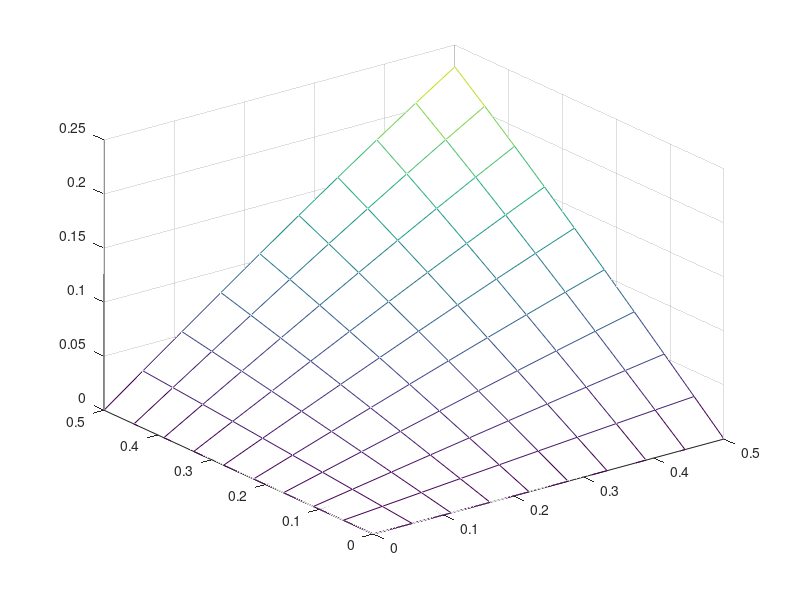
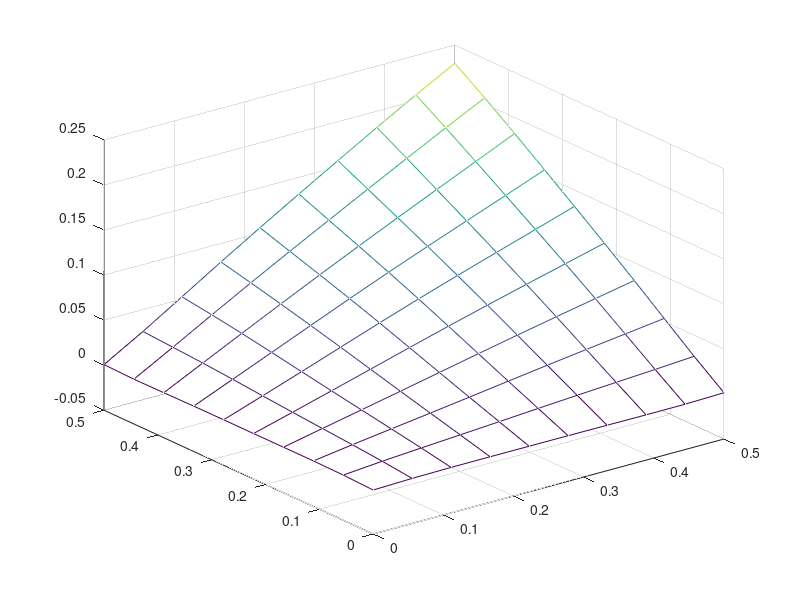

Recreate these plots in MATLAB, in order.
function f = b1()
clear,clc,close all 
format compact
% MATLAB neural network back propagation code
% by AliReza KashaniPour & Phil Brierley
% first version 29 March 2006
% 2's edition 14 agust 2007
%
% This code implements the basic backpropagation of
% error learning algorithm. The network has tanh hidden  
% neurons and a linear output neuron.
% and applied for predicting y=sin(2piX1)*sin(2piX2)
%
% adjust the learning rate with the slider
%
% feel free to improve! and notic us
% AliReza.kashaniPour@yahoo.com
% Special thank from Phil
%
%--------------------------------------------------------
%% Initializing
hidden_neurons = 30;
epochs = 700;

% ------- load in the data -------

X1 = linspace(0,0.5,10); %input
X2 = linspace(0,0.5,10); %input

[xx yy] = meshgrid(X1, X2);

Y_train = sin(xx(:)).*sin(yy(:)); %satisfy output

train_inp = [xx(:) yy(:)];   %setting input
train_out = [Y_train]; %seting Out put

% check same number of patterns in each
if size(train_inp,1) ~= size(train_out,1)
    disp('ERROR: data mismatch')
   return 
end    
fake_rand = [ 0.63358600,    0.83480100,    0.23745400,    0.52321100,    0.85529400,    0.49205700,    0.78515400,    0.06630500,    0.10606000,    0.87117500,    0.26862500,    0.56327400,    0.82896800,    0.93081200,    0.28282200,    0.10661300,    0.76146600,    0.00686100,    0.13602700,    0.70438700,    0.23325000,    0.90437700,    0.85558400,    0.88981400,    0.74716000,    0.92519400,    0.20502000,    0.47298900,    0.19015200,    0.30558800,    0.05330500,    0.82373800,    0.14038900,    0.29075900,    0.34694900,    0.99568300,    0.78281600,    0.13210300,    0.06198800,    0.88887600,    0.00327800,    0.33061300,    0.45215000,    0.83224500,    0.26142500,    0.73497200,    0.93885800,    0.02289000,    0.74183400,    0.07488400,    0.72727700,    0.97508300,    0.97926200,    0.58286100,    0.86489700,    0.72642100,    0.50805500,    0.06991800,    0.19941000,    0.69820700,    0.37550600,    0.25271500,    0.52194500,    0.51589500,    0.54347400,    0.86889400,    0.51157800,    0.32629100,    0.00099600,    0.57356600,    0.21516600,    0.00427400,    0.90417900,    0.66731600,    0.83651900,    0.16560300,    0.40228800,    0.77537700,    0.18849400,    0.14412200,    0.85026100,    0.91577100,    0.11920500,    0.82952300,    0.49863200,    0.98410300,    0.55594400,    0.00668700,    0.05402000,    0.75535400,    0.70489400,    0.42952600,    0.00807000,    0.22683900,    0.94542100,    0.55154400,    0.09573300,    0.45699900,    0.87783500,    0.09672900 ];
%standardise the data to mean=0 and standard deviation=1
%inputs
mu_inp = mean(train_inp);
sigma_inp = std(train_inp);
train_inp = (train_inp(:,:) - mu_inp(:,1)) / sigma_inp(:,1);

%outputs
train_out = train_out';
mu_out = mean(train_out);
sigma_out = std(train_out);
train_out = (train_out(:,:) - mu_out(:,1)) / sigma_out(:,1);
train_out = train_out';

%read how many patterns
patterns = size(train_inp,1);

%add a bias as an input
bias = ones(patterns,1);
train_inp = [train_inp bias];

%read how many inputs
inputs = size(train_inp,2);

%---------- data loaded ------------

%--------- add some control buttons ---------
%add button for early stopping
%hstop = uicontrol('Style','PushButton','String','Stop', 'Position', [5 5 70 20],'callback','earlystop = 1;'); 
earlystop = 0;

%add button for resetting weights
%hreset = uicontrol('Style','PushButton','String','Reset Wts', 'Position', get(hstop,'position')+[75 0 0 0],'callback','reset = 1;'); 
reset = 0;

%add slider to adjust the learning rate
hlr = 0.5;%uicontrol('Style','slider','value',.1,'Min',.01,'Max',1,'SliderStep',[0.01 0.1],'Position', get(hreset,'position')+[75 0 100 0]);

% ---------- set weights -----------------
%set initial random weights
who = [-0.0621970,    -0.1586820,    0.01842900,    -0.1575190,    -0.0466730,    0.02448400,    -0.0466390,    -0.1026640,    -0.0037470,    -0.0299300,    0.16246800,    -0.0128280,    0.05209600,    0.02834100,    -0.0627840,    -0.0836810,    -0.1187150,    0.08084200,    -0.1435840,    -0.3172370,    -0.1272740,    -0.1021570,    -0.2515290,    -0.0449630,    -0.1394620,    -0.0513170,    -0.0684680,    -0.1179450,    -0.0573740,    0.03582500 ];
wih = [ -0.0621970,    -0.1586820,    0.01842900,    -0.1575190,    -0.0466730,    0.02448400,    -0.0466390,    -0.1026640,    -0.0037470,    -0.0299300,    0.16246800,    -0.0128280,    0.05209600,    0.02834100,    -0.0627840,    -0.0836810,    -0.1187150,    0.08084200,    -0.1435840,    -0.3172370,    -0.1272740,    -0.1021570,    -0.2515290,    -0.0449630,    -0.1394620,    -0.0513170,    -0.0684680,    -0.1179450,    -0.0573740,    0.03582500 ;
-0.0123090,    -0.1249270,    0.09023100,    0.03059000,    -0.0835230,    0.01725700,    0.07115200,    -0.0453520,    -0.0785110,    0.06508700,    -0.1814280,    -0.0631080,    -0.0970960,    -0.0427730,    0.11732700,    -0.0510240,    -0.0905610,    -0.0815260,    -0.1106960,    -0.2096330,    -0.1488120,    0.02971400,    0.06047000,    -0.1825570,    -0.1471750,    0.10695700,    -0.0341260,    -0.0661900,    0.09181700,    -0.2493640;
0.00679600,    -0.0514150,    0.00156000,    -0.1697540,    0.06167500,    0.00573300,    -0.1935720,    -0.0614030,    0.04410100,    -0.0718840,    -0.0917900,    -0.1548330,    -0.0634850,    -0.1600940,    0.02461100,    -0.0582440,    -0.0404150,    -0.0566740,    -0.0481160,    0.06417400,    -0.0657850,    0.08276900,    0.06021600,    -0.0049430,    -0.0367390,    -0.0440990,    -0.0373080,    -0.2352440,    0.04906000,    -0.0726160
];
%weight_input_hidden = (randn(inputs,hidden_neurons) - 0.5)/10;
%weight_hidden_output = (randn(1,hidden_neurons) - 0.5)/10;

  weight_input_hidden = (wih - 0.5)/10;
  weight_hidden_output = (who - 0.5)/10;

%% Learining
epochs = 400;
%do a number of epochs
for iter = 1:epochs 
    
    %get the learning rate from the slider
    alr = hlr;
    blr = alr / 10;
    
    
    %loop through the patterns, selecting randomly
    for j = 1:patterns
        
        %select a random pattern
        patnum = round((rand * patterns) + 0.5);
        if patnum > patterns
            patnum = patterns;
        elseif patnum < 1
            patnum = 1;    
        end
	%set the current pattern
        this_pat = train_inp(patnum,:);
        act = train_out(patnum,1);
        
        %calculate the current error for this pattern
        
        xx = this_pat*weight_input_hidden;
        hval = (tanh(xx))';
        pred = hval'*weight_hidden_output';
        
        error = pred - act;

        % adjust weight hidden - output
        delta_HO = error.*blr .*hval;
        weight_hidden_output = weight_hidden_output - delta_HO';

        % adjust the weights input - hidden
       % a = alr.*error.*weight_hidden_output';
     %   m1 = (1-(hval.^2));
      %  m2 = a * m1;
       % m3 = m2 * this_pat;
        delta_IH= alr.*error.*weight_hidden_output'.*(1-(hval.^2))*this_pat;
        weight_input_hidden = weight_input_hidden - delta_IH';
        
    end
    % -- another epoch finished
    
    %plot overall network error at end of each epoch
    p1 = tanh(train_inp*weight_input_hidden)';
    pred = weight_hidden_output*p1;

    error = pred' - train_out;
    err(iter) =  (sum(error.^2))^0.5;
        
       
    
    %reset weights if requested
%      if reset
%          weight_input_hidden = (randn(inputs,hidden_neurons) - 0.5)/10;
%          weight_hidden_output = (randn(1,hidden_neurons) - 0.5)/10;
%          fprintf('weights reaset after %d epochs\n',iter);
%          reset = 0;
%      end
%      
%      %stop if requested
%      if earlystop
%          fprintf('stopped at epoch: %d\n',iter); 
%          break 
%      end 
%  
%      %stop if error is small
%      if err(iter) < 0.001
%          fprintf('converged at epoch: %d\n',iter);
%          break 
%      end
       
end

%% Testing
X3 = linspace(0.2,0.8,10)';
X4 = linspace(0.2,0.8,10)';

[xx1 yy1] = meshgrid(X3, X4);

train_test = [xx1(:) yy1(:)];

mu_test = mean(train_test);
sigma_test = std(train_test);
train_test = (train_test(:,:) - mu_test(:,1)) / sigma_test(:,1);
train_test = [train_test bias];

pred = weight_hidden_output*tanh(train_test*weight_input_hidden)';

%a = (pred' - Y_train)

% Finish
% fprintf('state after %d epochs\n',iter);
  a = (train_out* sigma_out(:,1)) + mu_out(:,1);
  b = (pred'* sigma_out(:,1)) + mu_out(:,1);
  act_pred_err = [a b b-a]  %display actual,predicted & error
  figure
mesh(X1,X2,vec2mat(a,10))
figure
mesh(X1,X2,vec2mat(b,10))
%  
%  figure
%  plot(X3,act_pred_err((1:(size(train_inp,1)/2)),2));
%  plot3(X3,X4,act_pred_err((1:(size(train_inp,1)/2)),2),'color','red','linewidth',2)
%  grid on
%  title(' Approximatly result (using Neural Networks');
%  figure
%  plot3(X1,X2,Y_train, 'color','green','linewidth',2)
%  plot(X1,Y_train)
%  grid on,title(' Sin(2*pi.*X1)*Sin(2*pi.*X2) Y = Orginal result');
end
